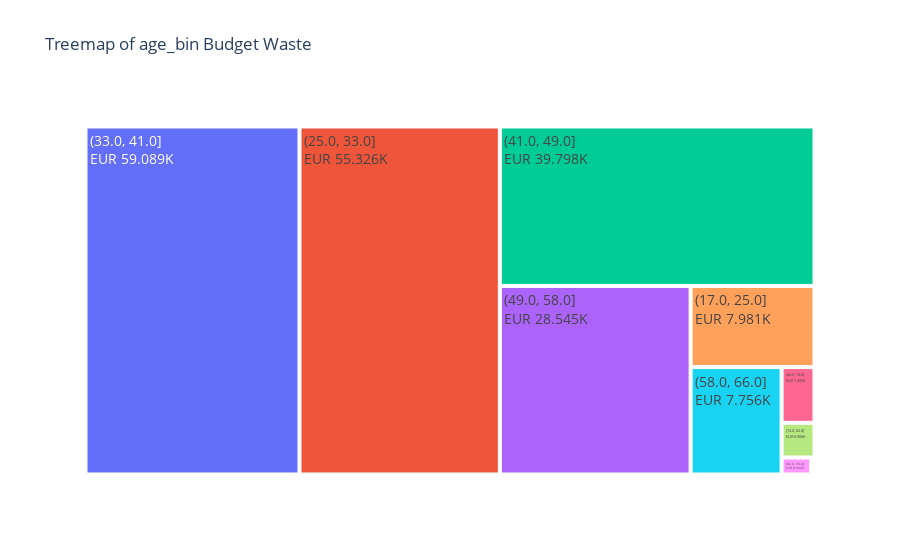

Notebook code for this chart:
### Markdown cell above
#### **3.6.2 Age**

### Code cell
eda_plot('age_bin')

### Figure 1 — Plotly figure (JSON) as saved in the notebook; plotly's stock layout.template omitted (floating-point values rounded to 4 significant figures)
{"data": [{"branchvalues": "total", "domain": {"x": [0, 1], "y": [0, 1]}, "hovertemplate": "labels=%{label}<br>waste=%{value}<br>parent=%{parent}<br>id=%{id}<extra></extra>", "ids": ["(17.0, 25.0]", "(25.0, 33.0]", "(33.0, 41.0]", "(41.0, 49.0]", "(49.0, 58.0]", "(58.0, 66.0]", "(66.0, 74.0]", "(74.0, 82.0]", "(82.0, 90.0]", "(90.0, 98.0]"], "labels": ["(17.0, 25.0]", "(25.0, 33.0]", "(33.0, 41.0]", "(41.0, 49.0]", "(49.0, 58.0]", "(58.0, 66.0]", "(66.0, 74.0]", "(74.0, 82.0]", "(82.0, 90.0]", "(90.0, 98.0]"], "name": "", "parents": ["", "", "", "", "", "", "", "", "", ""], "textfont": {"size": 14}, "textinfo": "label+value", "texttemplate": "%{label}<br>EUR %{value}K", "type": "treemap", "values": [7.981, 55.33, 59.09, 39.8, 28.55, 7.756, 1.455, 0.906, 0.399, 0.045]}], "layout": {"legend": {"tracegroupgap": 0}, "title": {"text": "Treemap of age_bin Budget Waste"}}}
